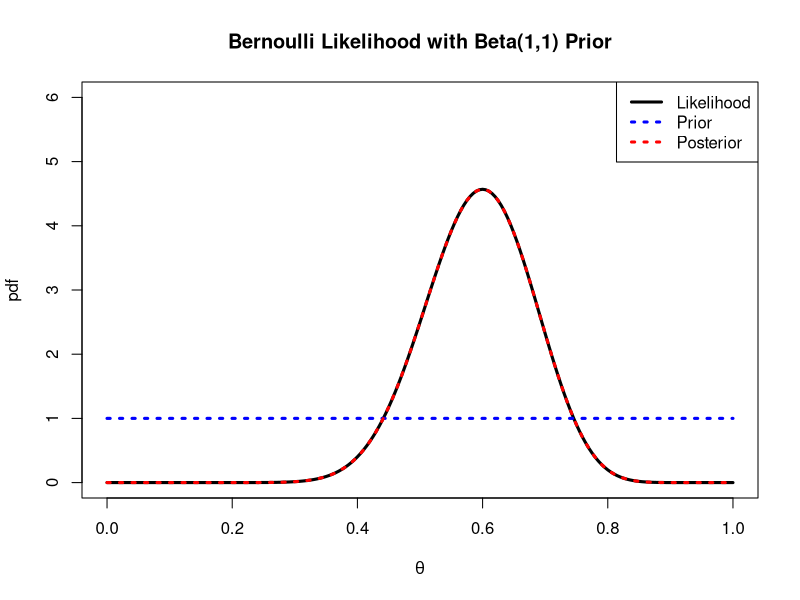
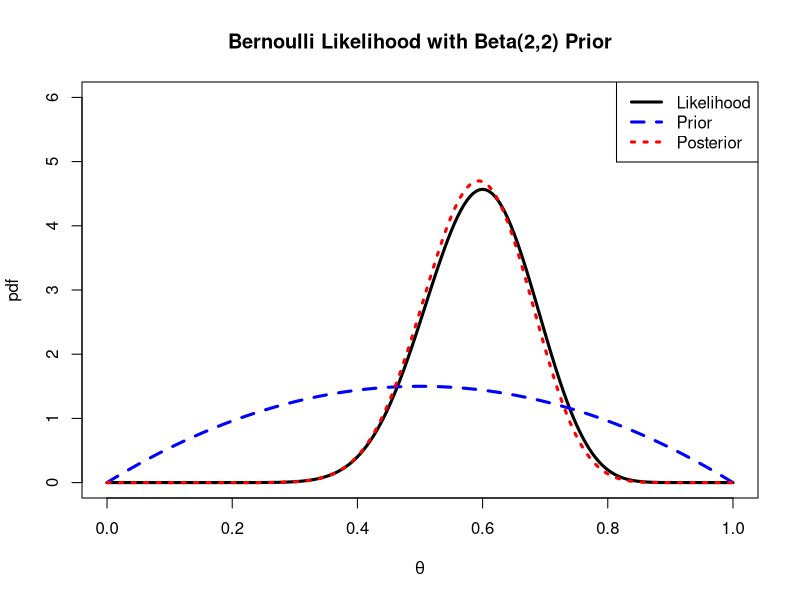
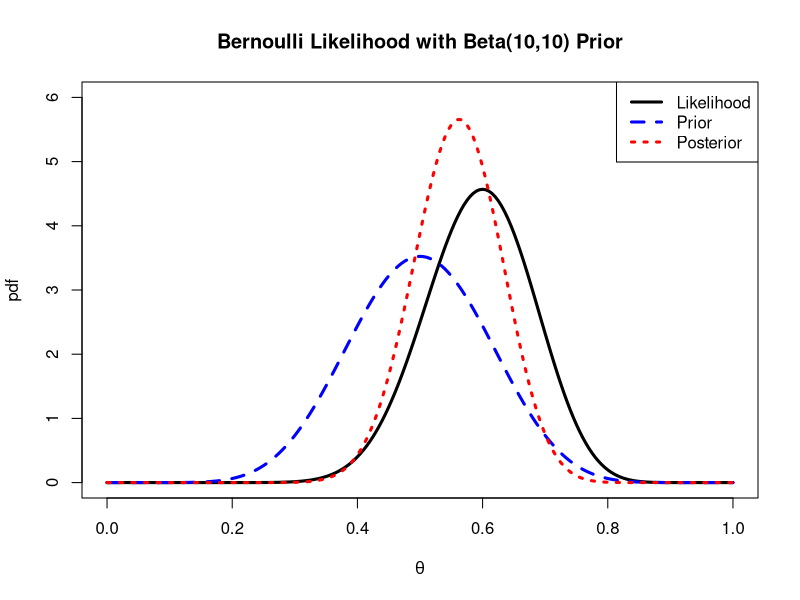
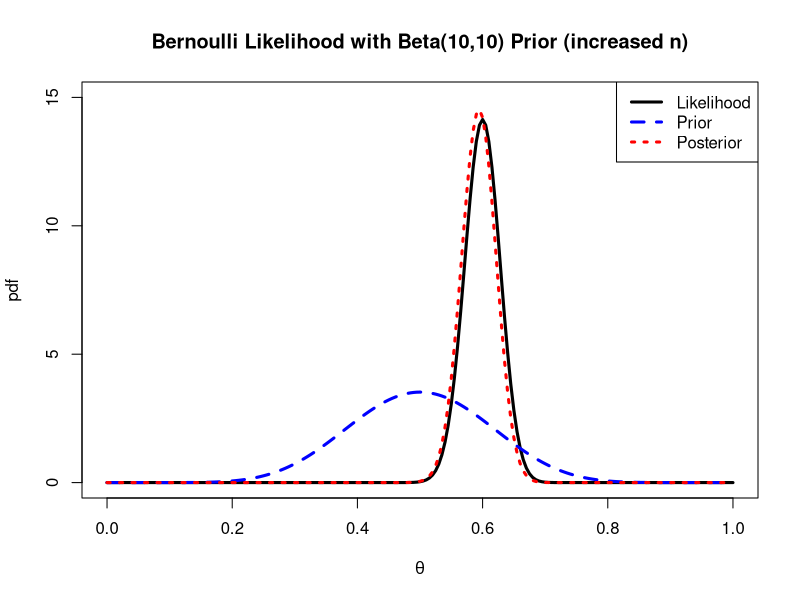

R code for these plots, in order:
## ---- chunk 1
## 18 ones and 12 zeroes
k = 18
n = 30

## x-axis for plotting
numSteps = 200
x = seq(0, 1, 1 / numSteps)

## Likelihood function
L = x^k * (1 - x)^(n - k)

## Just normalize likelihood to integrate to one (for purposes of plotting)
L = L / sum(L) * numSteps


### Uniform Prior
## Plot likelihood

plot(x, L, type = 'l', lwd = 3, ylim = c(0,6),
     main = "Bernoulli Likelihood with Beta(1,1) Prior",
     xlab = expression(theta), ylab = "pdf")

## Plot Beta(1,1) prior
lines(x, dbeta(x, 1, 1), lty = 3, lwd = 3, col = "blue")

## Plot posterior
lines(x, dbeta(x, k + 1, n - k + 1), lty = 3, lwd = 3, col = "red")

legend("topright", c("Likelihood", "Prior", "Posterior"),
       lty = c(1, 3, 3), lwd = 3, col = c("black", "blue", "red"))
## ---- chunk 2
qbeta(c(0.025, 0.975), k + 1, n - k + 1)
## ---- chunk 3
1 - pbeta(0.5, k + 1, n - k + 1)
## ---- chunk 4
### Beta(2, 2) Prior
plot(x, L, type = 'l', lwd = 3, ylim = c(0,6),
     main = "Bernoulli Likelihood with Beta(2,2) Prior",
     xlab = expression(theta), ylab = "pdf")

## Plot Beta(2,2) prior
lines(x, dbeta(x, 2, 2), lty = 2, lwd = 3, col = "blue")

## Plot posterior
lines(x, dbeta(x, k + 2, n - k + 2), lty = 3, lwd = 3, col = "red")

legend("topright", c("Likelihood", "Prior", "Posterior"),
       lty = c(1, 2, 3), lwd = 3, col = c("black", "blue", "red"))
## ---- chunk 5
### Beta(10, 10) Prior
plot(x, L, type = 'l', lwd = 3, ylim = c(0,6),
     main = "Bernoulli Likelihood with Beta(10,10) Prior",
     xlab = expression(theta), ylab = "pdf")

## Plot Beta(10,10) prior
lines(x, dbeta(x, 10, 10), lty = 2, lwd = 3, col = "blue")

## Plot posterior
lines(x, dbeta(x, k + 10, n - k + 10), lty = 3, lwd = 3, col = "red")

legend("topright", c("Likelihood", "Prior", "Posterior"),
       lty = c(1, 2, 3), lwd = 3, col = c("black", "blue", "red"))
## ---- chunk 6
### Beta(10, 10) Prior, but increase n by 10
n = 300
k = 180

L = x^k * (1 - x)^(n - k)
L = L / sum(L) * numSteps

plot(x, L, type = 'l', lwd = 3, ylim = c(0,15),
     main = "Bernoulli Likelihood with Beta(10,10) Prior (increased n)",
     xlab = expression(theta), ylab = "pdf")

## Plot Beta(10,10) prior
lines(x, dbeta(x, 10, 10), lty = 2, lwd = 3, col = "blue")

## Plot posterior
lines(x, dbeta(x, k + 10, n - k + 10), lty = 3, lwd = 3, col = "red")

legend("topright", c("Likelihood", "Prior", "Posterior"),
       lty = c(1, 2, 3), lwd = 3, col = c("black", "blue", "red"))
